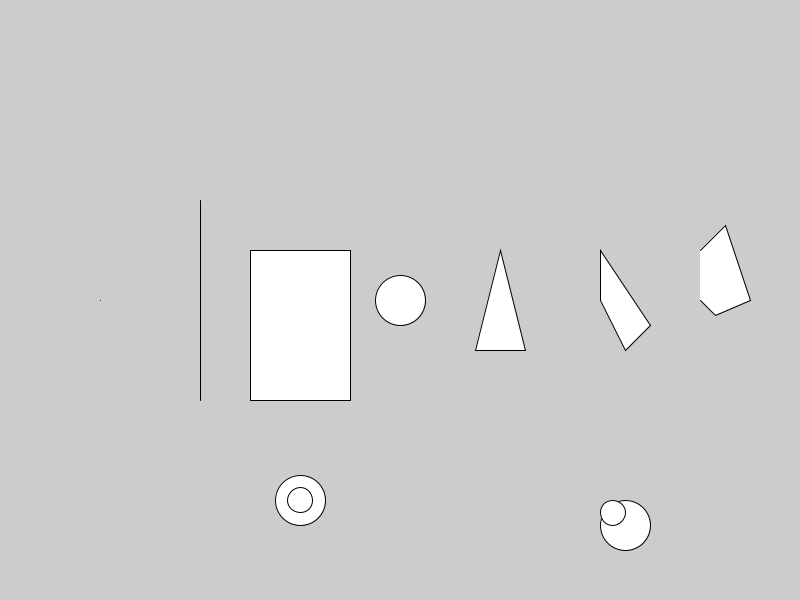
Frame 1 (no input)
Frame 60 (the mouse pressed at the canvas centre just before this capture): identical to frame 1, image omitted
Frame 120 (the mouse held since frame 60 and released just before this capture): identical to frame 1, image omitted

The Processing sketch that drew this single still picture (run headless with seeded random() and noise(); from frame 60 on, the mouse is pressed at the canvas centre):

// Processing sketch: geometry
// ── geometry.pde
void setup()
{
  size(800, 600);
  
  // Create a point
  // point (float positionX, float positionY)
  point(100, 300);
  
  // Create a line
  // line (float posXA, float posYA, float posXB, float posYB)
  line(200, 200, 200, 400);

  // Create a rectangle
  // rect (float posX, float posY, float width, float height)
  rect(250, 250, 100, 150);
  
  // Create an ellipse
  // ellipse (float posX, float posY, float width, float height)
  ellipse(400, 300, 50, 50); 
  
  // Create a triangle
  // triangle (float posX1, float posY1, float posX2, float posY3, float posX3, float posY3)
  triangle(475, 350, 500, 250, 525, 350);
  
  // Create a quadrilatere (same idea as triangle)
  // quad (float posX1, float posY1, float posX2, float posY3, float posX3, float posY3, float posX3, float posY3)
  quad(600, 250, 650, 325, 625, 350, 600, 300 );
  
  // Create custom shape with a custom number of points
  // beginShape();
  // vertex(float posX, float posY);
  // ...
  // vertex(float posX, float posY);
  // endShape();
  beginShape();
  vertex(700, 250);
  vertex(725, 225);
  vertex(750, 300);
  vertex(715, 315);
  vertex(700, 300);
  endShape();
  
  // With ellipseMode you choose a mode of position (CENTER, CORNER...) - CORNER by default - See more on documentation
  // ellipseMode (string mode);
  ellipseMode(CENTER);
  ellipse(300, 500, 50, 50);
  ellipse(300, 500, 25, 25);
  
  ellipseMode(CORNER);
  ellipse(600, 500, 50, 50);
  ellipse(600, 500, 25, 25);
  
  // rectMode same as ellipseMode
  // rectMode (string mode);
  ellipseMode(CENTER);
  
  // https://processing.org/reference/ to know more about other geometric shapes
  // arc(), bezier() ...
}

void draw()
{

}
